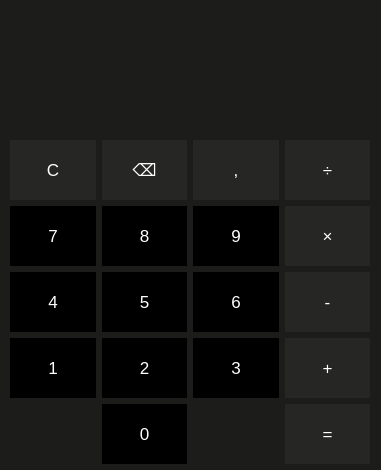
<?xml version="1.0" encoding="UTF-8"?>
<ui version="4.0">
 <class>MainWindow</class>
 <widget class="QMainWindow" name="MainWindow">
  <property name="geometry">
   <rect>
    <x>0</x>
    <y>0</y>
    <width>381</width>
    <height>470</height>
   </rect>
  </property>
  <property name="minimumSize">
   <size>
    <width>381</width>
    <height>470</height>
   </size>
  </property>
  <property name="maximumSize">
   <size>
    <width>381</width>
    <height>470</height>
   </size>
  </property>
  <property name="windowTitle">
   <string>MainWindow</string>
  </property>
  <property name="styleSheet">
   <string notr="true">QPushButton{
	background-color: black;
	color: white;
	width: 75px;
	height: 60px;
	font-size: 17px;
	text-alighn: center;
	border: none;
}

QPushButton:hover{
	background-color:#6e6e65;
}

QLabel{
	border: none;
	background-color:#1c1c1b;
	font-size: 17px;
	color: white;
	text-alighn: right;
}

QMainWindow{
	background-color: #1c1c1b;
}</string>
  </property>
  <widget class="QWidget" name="centralwidget">
   <widget class="QWidget" name="gridLayoutWidget">
    <property name="geometry">
     <rect>
      <x>10</x>
      <y>140</y>
      <width>360</width>
      <height>326</height>
     </rect>
    </property>
    <layout class="QGridLayout" name="gridLayout">
     <item row="2" column="1">
      <widget class="QPushButton" name="pushButton_10">
       <property name="text">
        <string>8</string>
       </property>
      </widget>
     </item>
     <item row="2" column="3">
      <widget class="QPushButton" name="pushButton_12">
       <property name="styleSheet">
        <string notr="true">QPushButton{
	background-color: #262624;
}

QPushButton:hover{
	background-color:#6e6e65;
}

</string>
       </property>
       <property name="text">
        <string>×</string>
       </property>
      </widget>
     </item>
     <item row="2" column="2">
      <widget class="QPushButton" name="pushButton_11">
       <property name="text">
        <string>9</string>
       </property>
      </widget>
     </item>
     <item row="0" column="3">
      <widget class="QPushButton" name="pushButton_4">
       <property name="styleSheet">
        <string notr="true">QPushButton{
	background-color: #262624;
}

QPushButton:hover{
	background-color:#6e6e65;
}

</string>
       </property>
       <property name="text">
        <string>÷</string>
       </property>
      </widget>
     </item>
     <item row="4" column="2">
      <widget class="QPushButton" name="pushButton_14">
       <property name="text">
        <string>3</string>
       </property>
      </widget>
     </item>
     <item row="3" column="0">
      <widget class="QPushButton" name="pushButton_5">
       <property name="text">
        <string>4</string>
       </property>
      </widget>
     </item>
     <item row="3" column="2">
      <widget class="QPushButton" name="pushButton_7">
       <property name="text">
        <string>6</string>
       </property>
      </widget>
     </item>
     <item row="3" column="1">
      <widget class="QPushButton" name="pushButton_6">
       <property name="text">
        <string>5</string>
       </property>
      </widget>
     </item>
     <item row="2" column="0">
      <widget class="QPushButton" name="pushButton_9">
       <property name="text">
        <string>7</string>
       </property>
      </widget>
     </item>
     <item row="3" column="3">
      <widget class="QPushButton" name="pushButton_8">
       <property name="styleSheet">
        <string notr="true">QPushButton{
	background-color: #262624;
}

QPushButton:hover{
	background-color:#6e6e65;
}

</string>
       </property>
       <property name="text">
        <string>-</string>
       </property>
      </widget>
     </item>
     <item row="5" column="3">
      <widget class="QPushButton" name="pushButton_19">
       <property name="styleSheet">
        <string notr="true">QPushButton{
	background-color: #262624;
}

QPushButton:hover{
	background-color:#6e6e65;
}

</string>
       </property>
       <property name="text">
        <string>=</string>
       </property>
      </widget>
     </item>
     <item row="4" column="0">
      <widget class="QPushButton" name="pushButton_16">
       <property name="text">
        <string>1</string>
       </property>
      </widget>
     </item>
     <item row="5" column="1">
      <widget class="QPushButton" name="pushButton_17">
       <property name="text">
        <string>0</string>
       </property>
      </widget>
     </item>
     <item row="4" column="3">
      <widget class="QPushButton" name="pushButton_15">
       <property name="styleSheet">
        <string notr="true">QPushButton{
	background-color: #262624;
}

QPushButton:hover{
	background-color:#6e6e65;
}

</string>
       </property>
       <property name="text">
        <string>+</string>
       </property>
      </widget>
     </item>
     <item row="4" column="1">
      <widget class="QPushButton" name="pushButton_13">
       <property name="text">
        <string>2</string>
       </property>
      </widget>
     </item>
     <item row="0" column="0">
      <widget class="QPushButton" name="pushButton_2">
       <property name="styleSheet">
        <string notr="true">QPushButton{
	background-color: #262624;
}

QPushButton:hover{
	background-color:#6e6e65;
}

</string>
       </property>
       <property name="text">
        <string>C</string>
       </property>
      </widget>
     </item>
     <item row="0" column="1">
      <widget class="QPushButton" name="pushButton_3">
       <property name="styleSheet">
        <string notr="true">QPushButton{
	background-color: #262624;
}

QPushButton:hover{
	background-color:#6e6e65;
}

</string>
       </property>
       <property name="text">
        <string>⌫</string>
       </property>
      </widget>
     </item>
     <item row="0" column="2">
      <widget class="QPushButton" name="pushButton_18">
       <property name="styleSheet">
        <string notr="true">QPushButton{
	background-color: #262624;
}

QPushButton:hover{
	background-color:#6e6e65;
}

</string>
       </property>
       <property name="text">
        <string>,</string>
       </property>
      </widget>
     </item>
    </layout>
   </widget>
   <widget class="QLabel" name="label">
    <property name="geometry">
     <rect>
      <x>10</x>
      <y>10</y>
      <width>361</width>
      <height>111</height>
     </rect>
    </property>
    <property name="text">
     <string/>
    </property>
   </widget>
  </widget>
 </widget>
 <resources/>
 <connections/>
</ui>
